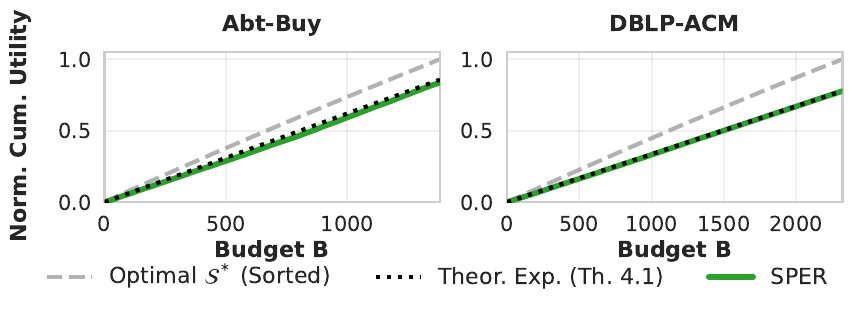

This figure's Python source:
import pandas as pd
import numpy as np
from sentence_transformers import SentenceTransformer
import faiss
import matplotlib.pyplot as plt
import seaborn as sns

# --- Configuration ---
DATASETS = {
    'Abt-Buy': {
        'path_a': './data/Buy.csv', 'path_b': './data/Abt.csv',
        'cols': ['name', 'description'], 'encoding': 'unicode_escape', 'k': 5
    },
    'DBLP-ACM': {
        'path_a': './data/DBLP.csv', 'path_b': './data/ACM.csv',
        'cols': ['title', 'authors', 'venue', 'year'], 'encoding': 'unicode_escape', 'k': 5
    }
}
CONFIG = {"W": 200, "lr": 0.1}

def preprocess_text(df, cols):
    df['text'] = ""
    for col in cols:
        if col in df.columns:
            df['text'] += df[col].astype(str).fillna('') + " "
    return df['text']

def get_natural_stream_utility(ds_name):
    cfg = DATASETS[ds_name]
    print(f"[{ds_name}] Loading & Embedding...")
    try:
        df_a = pd.read_csv(cfg['path_a'], encoding=cfg['encoding'])
        df_b = pd.read_csv(cfg['path_b'], encoding=cfg['encoding'])
    except:
        print(f"[{ds_name}] File not found, using dummy data.")
        return np.abs(np.random.normal(0.5, 0.15, 5000))

    df_a['text'] = preprocess_text(df_a, cfg['cols'])
    df_b['text'] = preprocess_text(df_b, cfg['cols'])

    model = SentenceTransformer('all-MiniLM-L6-v2')
    vec_a = model.encode(df_a['text'].tolist(), show_progress_bar=False)
    vec_b = model.encode(df_b['text'].tolist(), show_progress_bar=False)

    faiss.normalize_L2(vec_a)
    faiss.normalize_L2(vec_b)

    index = faiss.IndexHNSWFlat(vec_a.shape[1], 32, faiss.METRIC_INNER_PRODUCT)
    index.add(vec_a)
    dists, _ = index.search(vec_b, cfg['k'])
    return dists.flatten()

def run_budget_comparison(scores):
    total_pairs = len(scores)
    # Filter negative scores for fair comparison (utility >= 0)
    scores = np.maximum(scores, 0)
    
    sorted_scores = np.sort(scores)[::-1]
    optimal_utility = np.cumsum(sorted_scores)

    target_budget_total = total_pairs #* 0.15
    # Initial alpha estimation
    alpha = target_budget_total / (total_pairs * 0.5) 
    win, lr = CONFIG['W'], CONFIG['lr']
    B_w, m_w = 0.15 * win, 0

    sper_x, sper_y = [0], [0.0]
    pairs_cnt, curr_util = 0, 0.0
    np.random.seed(42)
    print(scores)
    for i, score in enumerate(scores):
        prob = min(1.0, alpha * score)
        if np.random.rand() < prob:
            pairs_cnt += 1
            curr_util += score
            sper_x.append(pairs_cnt)
            sper_y.append(curr_util)

        m_w += prob
        if (i + 1) % win == 0:
            if B_w > 0:
                dev = (B_w - m_w) / B_w
                alpha = alpha * (1 + lr * dev)
                alpha = max(0.01, min(alpha, 10.0))
            m_w = 0

    return optimal_utility, (np.array(sper_x), np.array(sper_y))

def plot_theorem_vertical_clean():
    sns.set_theme(style="whitegrid", context="talk", font_scale=1.1)

    fig, (ax1, ax2) = plt.subplots(1, 2, figsize=(9, 2))

    datasets = ['Abt-Buy', 'DBLP-ACM']
    axes = [ax1, ax2]
    titles = ['Abt-Buy', 'DBLP-ACM']

    for ax, ds, title in zip(axes, datasets, titles):
        scores = get_natural_stream_utility(ds)
        # Ensure scores are positive for theoretical calculation
        valid_scores = scores[scores > 0]
        
        opt_util_curve, (sper_x, sper_y) = run_budget_comparison(scores)

        max_k = sper_x[-1]
        opt_x = np.arange(max_k + 1)
        
        # Calculate Normalization Factor (Total Utility of Top-K)
        # Note: We normalize by the Optimal utility at the *end point* # to show percentage of optimality.
        opt_y = opt_util_curve[:max_k + 1]
        norm_factor = opt_y[-1]

        # --- 1. Optimal Line ---
        ax.plot(opt_x, opt_y / norm_factor, color='gray', linestyle='--', linewidth=3.0,
                label=r'Optimal $\mathcal{S}^*$ (Sorted)', alpha=0.6)

        # --- 2. Theoretical Expectation (Theorem 4.1) ---
        # E[U] = B * (Sum(w^2) / Sum(w))
        # This is a linear projection based on the second moment.
        w_sum = np.sum(valid_scores)
        w_sq_sum = np.sum(valid_scores**2)
        theo_slope = w_sq_sum / w_sum if w_sum > 0 else 0
        
        theo_curve = (opt_x * theo_slope) / norm_factor
        
        ax.plot(opt_x, theo_curve, color='black', linestyle=':', linewidth=3.0,
                label=r'Theor. Exp. (Th. 4.1)', zorder=20)

        # --- 3. SPER Line ---
        ax.plot(sper_x, sper_y / norm_factor, color='#2ca02c', linewidth=4.0,
                label='SPER', zorder=10)

        # --- Fill Between ---
        # Interpolate SPER to match opt_x for filling
        sper_y_interp = np.interp(opt_x, sper_x, sper_y / norm_factor)
        
        # Fill between SPER and Theory to highlight the match/gain
        ax.fill_between(opt_x, sper_y_interp, theo_curve, color='#2ca02c', alpha=0.1)

        ax.set_title(title, fontweight='bold', pad=15, fontsize=16)
        ax.grid(True, alpha=0.3)
        ax.set_xlim(0, max_k)
        ax.set_ylim(0, 1.05)

    ax1.tick_params(axis='both', which='major', labelsize=15, width=2, length=6)
    ax2.tick_params(axis='both', which='major', labelsize=15, width=2, length=6)

    # Labels and Legend
    ax1.set_xlabel('Budget B', fontweight='bold', fontsize=16)
    ax2.set_xlabel('Budget B', fontweight='bold', fontsize=16)
    ylabel = fig.text(0.025, 0.55, 'Norm. Cum. Utility',
                      va='center', rotation='vertical', fontweight='bold', fontsize=16)

    handles, labels = ax1.get_legend_handles_labels()
    lgd = fig.legend(handles, labels, loc='lower center', bbox_to_anchor=(0.5, -0.37),
                     ncol=3, frameon=False, fontsize=16)

    plt.subplots_adjust(left=0.13, right=0.95, top=0.92, bottom=0.17, hspace=0.39)

    print("Saving figure to theorem_validation.pdf...")
    plt.savefig('theorem_validation.pdf', bbox_extra_artists=(lgd,ylabel), bbox_inches='tight', dpi=500)
    plt.show()

if __name__ == "__main__":
    plot_theorem_vertical_clean()
